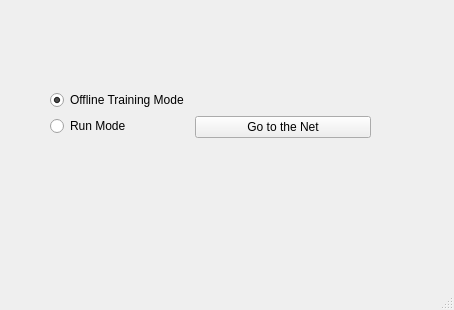
<?xml version="1.0" encoding="UTF-8"?>
<ui version="4.0">
 <class>StartupWindow</class>
 <widget class="QMainWindow" name="StartupWindow">
  <property name="geometry">
   <rect>
    <x>0</x>
    <y>0</y>
    <width>454</width>
    <height>310</height>
   </rect>
  </property>
  <property name="windowTitle">
   <string>MainWindow</string>
  </property>
  <widget class="QWidget" name="centralwidget">
   <widget class="QWidget" name="formLayoutWidget">
    <property name="geometry">
     <rect>
      <x>50</x>
      <y>90</y>
      <width>321</width>
      <height>81</height>
     </rect>
    </property>
    <layout class="QFormLayout" name="formLayout">
     <item row="0" column="0">
      <widget class="QRadioButton" name="trainingMode">
       <property name="text">
        <string>Offline Training Mode</string>
       </property>
       <property name="checked">
        <bool>true</bool>
       </property>
      </widget>
     </item>
     <item row="1" column="0">
      <widget class="QRadioButton" name="runMode">
       <property name="text">
        <string>Run Mode</string>
       </property>
       <property name="checked">
        <bool>false</bool>
       </property>
      </widget>
     </item>
     <item row="1" column="1">
      <widget class="QPushButton" name="selectButton">
       <property name="text">
        <string>Go to the Net</string>
       </property>
      </widget>
     </item>
    </layout>
   </widget>
  </widget>
  <widget class="QMenuBar" name="menubar">
   <property name="geometry">
    <rect>
     <x>0</x>
     <y>0</y>
     <width>454</width>
     <height>25</height>
    </rect>
   </property>
  </widget>
  <widget class="QStatusBar" name="statusbar"/>
 </widget>
 <resources/>
 <connections/>
</ui>
